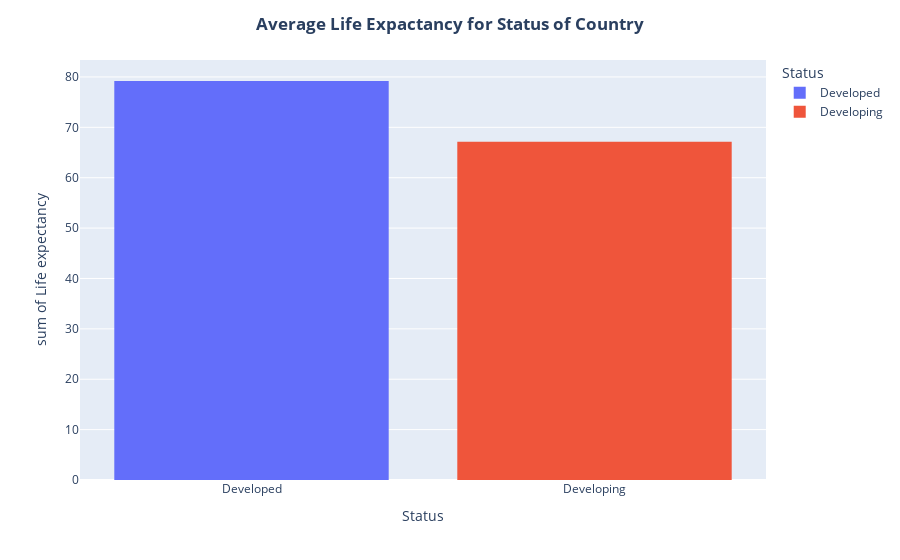

Notebook source saved alongside this figure:
### Code cell
fig = px.histogram(life_expact_status, x = 'Status', y='Life expectancy ',color='Status')
fig.update_layout(title=dict(text='<b>Average Life Expactancy for Status of Country</b>', x=0.5))
fig.show()

### Figure 1 — Plotly figure (JSON) as saved in the notebook; plotly's stock layout.template omitted (floating-point values rounded to 4 significant figures)
{"data": [{"bingroup": "x", "histfunc": "sum", "hovertemplate": "Status=%{x}<br>sum of Life expectancy =%{y}<extra></extra>", "legendgroup": "Developed", "marker": {"color": "#636efa", "pattern": {"shape": ""}}, "name": "Developed", "orientation": "v", "showlegend": true, "type": "histogram", "x": ["Developed"], "xaxis": "x", "y": [79.2], "yaxis": "y"}, {"bingroup": "x", "histfunc": "sum", "hovertemplate": "Status=%{x}<br>sum of Life expectancy =%{y}<extra></extra>", "legendgroup": "Developing", "marker": {"color": "#EF553B", "pattern": {"shape": ""}}, "name": "Developing", "orientation": "v", "showlegend": true, "type": "histogram", "x": ["Developing"], "xaxis": "x", "y": [67.12], "yaxis": "y"}], "layout": {"barmode": "relative", "legend": {"title": {"text": "Status"}, "tracegroupgap": 0}, "margin": {"t": 60}, "title": {"text": "<b>Average Life Expactancy for Status of Country</b>", "x": 0.5}, "xaxis": {"anchor": "y", "categoryarray": ["Developed", "Developing"], "categoryorder": "array", "domain": [0, 1], "title": {"text": "Status"}}, "yaxis": {"anchor": "x", "domain": [0, 1], "title": {"text": "sum of Life expectancy "}}}}
